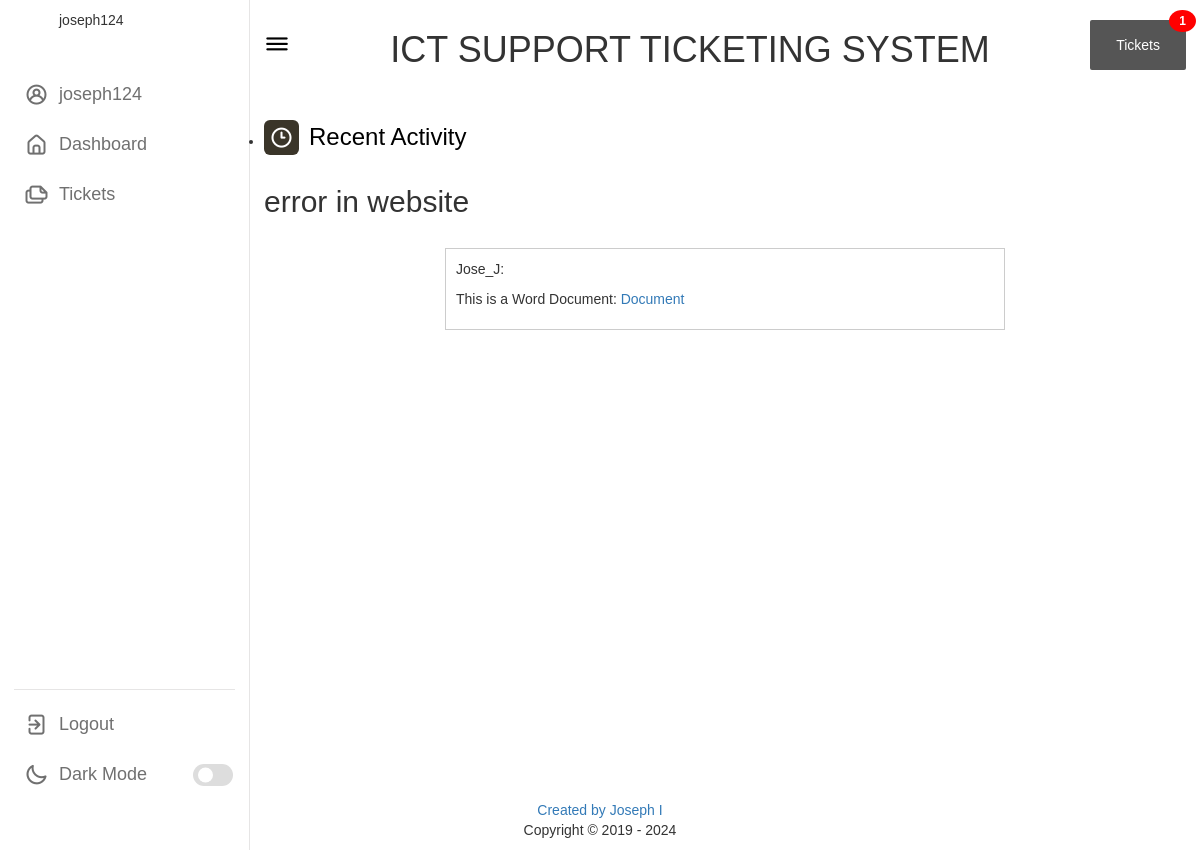
/complaint/6/ (signed in), run on the app's committed database.
### accounts/models.py (models this page shows, shortened)
class MyUser(AbstractBaseUser, PermissionsMixin):
    Role_choices = (
        ("Administrator", "Administrator"),
        ("Student", "Student"),
        ("Chairperson", "Chairperson")
    )
    username_validator = UnicodeUsernameValidator()
    username = models.CharField(
        max_length=150,
        unique=True,
        validators=[username_validator],
    )
    email = models.EmailField(unique=True)
    profile_pic = models.CharField(max_length = 300,default='https://d326fntlu7tb1e.cloudfront.net/uploads/bdec9d7d-0544-4fc4-823d-3b898f6dbbbf-vinci_03.jpeg')
    full_name = models.CharField(max_length=60,default='')
    role = models.CharField(max_length=25, choices=Role_choices, default="Student")
    phone = models.PositiveIntegerField( blank=True, null=True,)
    verification = models.BooleanField(default=False)
    reg_no = models.CharField(max_length = 25)
    is_active = models.BooleanField(default=True)
    is_staff = models.BooleanField(default=False)
    phone_verification = models.BooleanField(default=False)
    date_joined = models.DateTimeField(auto_now_add=True)
    objects = CustomUserManager()
    USERNAME_FIELD = "email"
    REQUIRED_FIELDS = ['username']
    class Meta:
        verbose_name = 'User'
        verbose_name_plural = 'Users'

### services/models.py (models this page shows)
class Complaint(models.Model):
    status_choices = (
        ('Pending','Pending'),
        ('Solved', 'Solved')
    )
    message = models.TextField()
    status = models.CharField(max_length = 20, choices=status_choices, default='Pending')
    file = models.FileField(upload_to="complaints", blank=True, null=True)
    date_posted = models.DateTimeField(auto_now_add=True)
    department = models.ForeignKey(Department, on_delete=models.CASCADE)
    sender = models.ForeignKey(MyUser, related_name='Sender', on_delete=models.CASCADE)

### services/views.py (the view)
# urls.py: path('complaint/<str:pk>/', viewComp, name='complaint'),
@login_required
def viewComp(request, pk):
    complaint = Complaint.objects.get(pk=pk)
    filename = ""
    if complaint.file:
        filename = filename = os.path.basename(complaint.file.name)
    file_type = get_file_type(filename)
    context = {
        'complaint': complaint,
        'file_type' : file_type,
        **common(request.user),
    }
    return render(request, 'app/complaint.html', context)

### services/views.py (called while the page is built)
def common(user : MyUser):
    typ = 'chair'
    if user.role == 'Student':
        typ = 'student'
    return {
        'feedback_l': Feedback.objects.filter(reciever = user, read = False),
        'typ' : typ,
    }

@register.filter(name='get_file_type')
def get_file_type(filename):
    ext = os.path.splitext(filename)[-1].lower()
    if ext in {".jpg", ".jpeg", ".png"}:
        return "Image"
    elif ext in {".docx", ".doc"}:
        return "Word Document"
    elif ext == ".pdf":
        return "PDF"
    else:
        return "Unknown"

### services/templates/app/complaint.html (shortened to what this page needs)
{% extends "base.html" %}  {% block body %}
  <ul class="tab-content">
    <li id="D0">
      <div class="dash-content">
        <div class="overview">
          <div class="title">
            <i class="uil uil-clock-three"></i>
            <span class="text">Recent Activity</span>
          </div>
          <h2>{{ complaint.message }}</h2>
        </div>
      </div>
      <div class="message-container">
        <div class="message">
          <p>{{ complaint.sender.username }}:</p>
          {% if complaint.file %} {% if file_type == "Image" %}
          <img src="{{ complaint.file.url }}" alt="Image" class="image" />
          {% elif file_type == "Word Document" %}
          <p>
            This is a Word Document:
            <a href="{{ complaint.file.url }}" target="_blank"
              >Document </a
            >
          </p>
          {% else %}
          <p>Unsupported file type: {{ file_type }}</p>
          {% endif %} {% endif %}
        </div>
      </div>
    </li>
  </ul>
{% endblock body %}

### services/templates/base.html (shortened to what this page needs)
{% load static %}
<!DOCTYPE html>
<html>
<head>
    <link rel="stylesheet" href="{% static 'css1/style.css' %}">
    <link rel="stylesheet" href="{% static 'css1/bootstrap.min.css' %}">
    <link rel='stylesheet' href='https://unicons.iconscout.com/release/v4.0.0/css/line.css'>
</head>
    <body>
        <nav>
            <div class="logo-name">
                <span class="link-name">{{user.username}}</span>
            </div>
            <div class="menu-items">
                <ul class="tabs">
                    <li>
                        <a href="">
                            <i class="uil uil-user-circle"></i>
                            <span class="link-name">{{user.username}}</span>
                        </a>
                    </li>
                    <li><a href="/home/{{typ}}/#D0" class="active">
                            <i class="uil uil-estate"></i>
                            <span class="link-name">Dashboard</span>
                        </a>
                    </li>
                    <li><a href="/home/{{typ}}/#D2">
                            <i class="uil uil-files-landscapes"></i>
                            <span class="link-name">Tickets</span>
                        </a>
                    </li>
                </ul>
                <ul class="logout-mode">
                    <li><a href="{% url 'accounts:logout' %}">
                            <i class="uil uil-signout"></i>
                            <span class="link-name">Logout</span>
                        </a>
                    </li>
                    <li class="mode">
                        <a href="javascript:void(0);">
                            <i class="uil uil-moon"></i>
                            <span class="link-name">Dark Mode</span>
                        </a>
                        <div class="mode-toggle">
                            <span class="switch"></span>
                        </div>
                    </li>
                </ul>
            </div>
        </nav>
        <section class="dashboard">
            <div class="top">
                <i class="uil uil-bars sidebar-toggle"></i>
                <span class="logo_name">
                    <h1> ICT SUPPORT TICKETING SYSTEM</h1>
                </span>
                <div>
                    <a href="#D0" class="notification">
                        <span>Tickets</span>
                        <span id="mydiv" class="badge">{{feedback_l|length}}</span>
                    </a>
                </div>
            </div>
        {% block body %}
        {% endblock body %}
    </section>
        <footer>
            <center>
                <a href="https://github.com/indieka900">Created by Joseph I</a>
                <P>Copyright &copy; 2019 -
                </P>
            </center>
        </footer>
    </body>
</html>

### services/static/css1/style.css (style rules this page uses)
* { margin: 0; padding: 0; box-sizing: border-box; font-family: sans-serif; }
:root { --primary-color: #3a3529; --panel-color: #fff; --text-color: #000; --black-light-color: #707070; --border-color: #e6e5e5; --toggle-color: #ddd; --box1-color: #4da3ff; --box2-color: #ffe6ac; --box3-color: #e7d1fc; --box4-color: #ffaa4f; --title-icon-color: #fff; --tran-05: all 0.5s ease; --tran-03: all 0.3s ease; --tran-03: all 0.2s ease; }
body { min-height: 100vh; background-color: var(--primary-color); }
nav { position: fixed; top: 0; left: 0; height: 100%; width: 250px; padding: 10px 14px; background-color: var(--panel-color); border-right: 1px solid var(--border-color); transition: var(--tran-05); }
nav .logo-name { display: flex; align-items: center; }
nav .menu-items { margin-top: 40px; height: calc(100% - 90px); display: flex; flex-direction: column; justify-content: space-between; }
.menu-items li { list-style: none; }
.menu-items li a { display: flex; align-items: center; height: 50px; text-decoration: none; position: relative; }
.menu-items li a i { font-size: 24px; min-width: 45px; height: 100%; display: flex; align-items: center; justify-content: center; color: var(--black-light-color); }
.menu-items li a .link-name { font-size: 18px; font-weight: 400; color: var(--black-light-color); transition: var(--tran-05); }
.menu-items .logout-mode { padding-top: 10px; border-top: 1px solid var(--border-color); }
.menu-items .mode { display: flex; align-items: center; white-space: nowrap; }
.menu-items .mode-toggle { position: absolute; right: 14px; height: 50px; min-width: 45px; display: flex; align-items: center; justify-content: center; cursor: pointer; }
.mode-toggle .switch { position: relative; display: inline-block; height: 22px; width: 40px; border-radius: 25px; background-color: var(--toggle-color); }
.switch:before { content: ""; position: absolute; left: 5px; top: 50%; transform: translateY(-50%); height: 15px; width: 15px; background-color: var(--panel-color); border-radius: 50%; transition: var(--tran-03); }
.dashboard { position: relative; left: 250px; background-color: var(--panel-color); min-height: 100vh; width: calc(100% - 250px); padding: 10px 14px; transition: var(--tran-05); }
.dashboard .top { position: fixed; top: 0; left: 250px; display: flex; width: calc(100% - 250px); justify-content: space-between; align-items: center; padding: 10px 14px; background-color: var(--panel-color); transition: var(--tran-05); z-index: 10; }
.dashboard .top .sidebar-toggle { font-size: 26px; color: var(--text-color); cursor: pointer; }
.dashboard .dash-content { padding-top: 50px; }
.dash-content .title { display: flex; align-items: center; margin: 60px 0 30px 0; }
.dash-content .title i { position: relative; height: 35px; width: 35px; background-color: var(--primary-color); border-radius: 6px; color: var(--title-icon-color); display: flex; align-items: center; justify-content: center; font-size: 24px; }
.dash-content .title .text { font-size: 24px; font-weight: 500; color: var(--text-color); margin-left: 10px; }

### services/templates/base.html (style rules this page uses)
.notification { background-color: #555; color: white; text-decoration: none; padding: 15px 26px; position: relative; display: inline-block; border-radius: 2px; }
.notification .badge { position: absolute; top: -10px; right: -10px; padding: 5px 10px; border-radius: 50%; background: red; color: white; }

### services/templates/app/complaint.html (style rules this page uses)
.message-container { max-width: 600px; margin: auto; padding: 20px; }
.message { border: 1px solid #ccc; padding: 10px; margin-bottom: 10px; }

### data on the page
MyUser: username "joseph124"
Complaint: message "error in website", sender.username "Jose_J"

### other printed values
{{ feedback_l|length }} "1"
